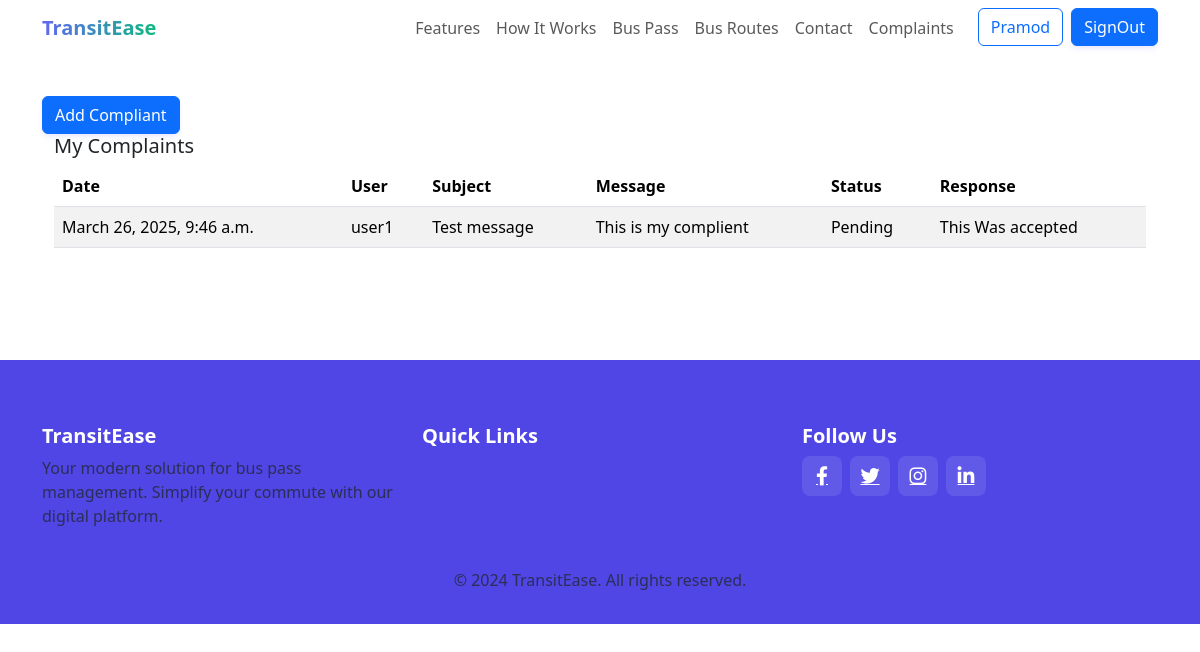
The app's page /Complaints (signed in) with its own data.
### home/models.py (models this page shows)
class CustomUser(AbstractBaseUser, PermissionsMixin):
    username = models.CharField(max_length=50, unique=True, verbose_name='username')
    email = models.EmailField(unique=True)
    first_name = models.CharField(max_length=200, blank=True, null=True)
    last_name = models.CharField(max_length=200, blank=True, null=True)
    phone = models.CharField(max_length=20, null=True, blank=True)
    pro_pic = models.FileField(upload_to="profile_pic", null=True, blank=True)
    address = models.TextField(null=True, blank=True)
    is_active = models.BooleanField(default=True, verbose_name="active")
    is_staff = models.BooleanField(default=False, verbose_name="staff")
    date_joined = models.DateTimeField(auto_now_add=True)
    role = models.CharField(max_length=20, choices=(("user","user"),('admin',"admin"),("conductor","conductor")), default='user')
    objects = CustomUserManager()
    USERNAME_FIELD = 'username'
    REQUIRED_FIELDS = ["first_name","email"]
    class Meta:
        verbose_name='user'
        verbose_name_plural = "users"

class Feedbacks(models.Model):
    date = models.DateTimeField(auto_now_add=True)
    updated_at = models.DateTimeField(auto_now=True)
    user = models.ForeignKey(CustomUser, on_delete=models.CASCADE, related_name='complaints')
    subject = models.CharField(max_length=100)
    message = models.TextField()
    status = models.BooleanField(default=False)
    response = models.TextField(null=True, blank=True)

### home/views.py (the view, shortened to what this page needs)
# urls.py: path("Complaints",views.Complaints,name="Complaints"),
def Complaints(request):
    form = FeedbackForm()
    feedback = Feedbacks.objects.filter(user = request.user)
    context = {"form":form,"feedbacks":feedback}
    return render(request,"complaints.html",context)

### templates/complaints.html (shortened to what this page needs)
{% extends 'index.html' %}
{% load static %}
{% block content %}
<link href="https://cdn.jsdelivr.net/npm/bootstrap@5.3.3/dist/css/bootstrap.min.css" rel="stylesheet">
<section id="features" class="py-5 py-lg-7 mt-5" >
    <div class="container">
<button type="button" class="btn btn-primary" data-bs-toggle="modal" data-bs-target="#exampleModal">
    Add Compliant
  </button>
  <div class="container">
    <h5>My Complaints</h5>
    <table class="table table-striped">
        <thead>
            <tr>
                <th scope="col">Date</th>
                <th scope="col">User</th>
                <th scope="col">Subject</th>
                <th scope="col">Message</th>
                <th scope="col">Status</th>
                <th scope="col">Response</th>
            </tr>
        </thead>
        <tbody>
            {% for feedback in feedbacks %}
            <tr>
                <td>{{ feedback.date }}</td>
                <td>{{ feedback.user.username }}</td>
                <td>{{ feedback.subject }}</td>
                <td>{{ feedback.message }}</td>
                <td>{{ feedback.status|yesno:"Resolved,Pending" }}</td>
                <td>{{ feedback.response|default:"No response yet" }}</td>
            </tr>
            {% endfor %}
        </tbody>
    </table>
  </div>
    </div>
</section>
{% endblock %}

### templates/index.html (shortened to what this page needs)
<!DOCTYPE html>
{% load static %}
<html lang="en">
<head>
    <link href="https://cdn.jsdelivr.net/npm/bootstrap@5.3.0-alpha1/dist/css/bootstrap.min.css" rel="stylesheet">
    <link rel="stylesheet" href="https://cdnjs.cloudflare.com/ajax/libs/font-awesome/6.0.0/css/all.min.css">
</head>
<body>
    <nav class="navbar navbar-expand-lg navbar-light fixed-top">
        <div class="container">
            <a class="navbar-brand" href="{%url 'index' %}">TransitEase</a>
            <div class="collapse navbar-collapse" id="navbarNav">
                <ul class="navbar-nav ms-auto">
                    <li class="nav-item">
                        <a class="nav-link" href="{%url 'index' %}#features">Features</a>
                    </li>
                    <li class="nav-item">
                        <a class="nav-link" href="{%url 'index' %}#how-it-works">How It Works</a>
                    </li>
                    <li class="nav-item">
                        <a class="nav-link" href="{%url 'buss_pass' %}">Bus Pass</a>
                    </li>
                    <li class="nav-item">
                        <a class="nav-link" href="{%url 'bus_routes' %}">Bus Routes</a>
                    </li>
                    <li class="nav-item">
                        <a class="nav-link" href="{%url 'index' %}#contact">Contact</a>
                    </li>
                    {% if request.user.is_authenticated %}
                    <li class="nav-item">
                        <a class="nav-link" href="{%url 'Complaints' %}">Complaints</a>
                    </li>
                    <li class="nav-item ms-lg-3">
                        <a class="btn btn-outline-primary" href="{%url 'index' %}">{{request.user.first_name}}</a>
                    </li>
                    <li class="nav-item ms-lg-2">
                        <a class="btn btn-primary" href="{%url 'signout' %}">SignOut</a>
                    </li>
                    {% endif %}
                </ul>
            </div>
        </div>
    </nav>
{% block content%}{% endblock %}
<footer class="footer mt-5" style="background-color: var(--primary-dark);">
    <div class="container">
        <div class="row">
            <div class="col-md-4">
                <h5 class="fw-bold">TransitEase</h5>
                <p class="text-muted">Your modern solution for bus pass management. Simplify your commute with our digital platform.</p>
            </div>
            <div class="col-md-4">
                <h5 class="fw-bold">Quick Links</h5>
            </div>
            <div class="col-md-4">
                <h5 class="fw-bold">Follow Us</h5>
                <div class="d-flex">
                    <a href="#" class="social-icon"><i class="fab fa-facebook-f"></i></a>
                    <a href="#" class="social-icon"><i class="fab fa-twitter"></i></a>
                    <a href="#" class="social-icon"><i class="fab fa-instagram"></i></a>
                    <a href="#" class="social-icon"><i class="fab fa-linkedin-in"></i></a>
                </div>
            </div>
        </div>
        <div class="text-center mt-4">
            <p class="text-muted mb-0">&copy; 2024 TransitEase. All rights reserved.</p>
        </div>
    </div>
</footer>
</body>
</html>

### templates/index.html (style rules this page uses)
:root { --primary: #6366f1; --primary-dark: #4f46e5; --secondary: #10b981; --dark: #1e293b; --light: #f8fafc; --gray: #94a3b8; --gray-light: #f1f5f9; --gray-dark: #334155; --danger: #ef4444; --warning: #f59e0b; --info: #3b82f6; }
body { font-family: 'Inter', -apple-system, BlinkMacSystemFont, 'Segoe UI', Roboto, sans-serif; color: var(--dark); background-color: var(--light); line-height: 1.6; }
h1, h2, h3, h4, h5, h6 { font-weight: 700; }
.navbar { padding: 1rem 0; backdrop-filter: blur(10px); background-color: rgba(255, 255, 255, 0.9); }
.navbar-brand { font-weight: 800; font-size: 1.5rem; background: linear-gradient(to right, var(--primary), var(--secondary)); -webkit-background-clip: text; -webkit-text-fill-color: transparent; }
.nav-link { font-weight: 500; color: var(--dark); padding: 0.5rem 1rem; border-radius: 0.5rem; transition: all 0.3s ease; }
.btn { padding: 0.75rem 1.5rem; font-weight: 600; border-radius: 0.5rem; transition: all 0.3s ease; }
.btn-primary { background-color: var(--primary); border-color: var(--primary); box-shadow: 0 4px 6px -1px rgba(99, 102, 241, 0.1), 0 2px 4px -1px rgba(99, 102, 241, 0.06); }
.btn-outline-primary { color: var(--primary); border: 2px solid var(--primary); }
.footer { background-color: var(--dark); color: white; padding: 4rem 0 2rem; }
.social-icon { display: inline-flex; align-items: center; justify-content: center; width: 40px; height: 40px; background-color: rgba(255, 255, 255, 0.1); border-radius: 0.5rem; color: white; font-size: 1.2rem; transition: all 0.3s ease; margin-right: 0.5rem; }

### records on screen
CustomUser: user.first_name "Pramod"
Feedbacks: date "March 26, 2025, 9:46 a.m.", user.username "user1", subject "Test message", message "This is my complient", status "Pending", response "This Was accepted"
